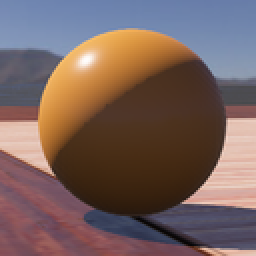
%> input picture Codigo MATLAB/ImageSegmentation_GA/ball.png, 128 x 128 px, shrunk from 294 x 294 before the run (shown 2 times larger)
$ octave main.m   (GNU Octave 9; MATLAB toolbox functions it lacks are replaced by stand-ins)
%> lines starting %> are read from the running program, lines starting %| are printed output that depends on the picture; in (x1, y1, x2, y2) boxes, pixels count from 0 and x2, y2 are one past the last pixel; in counts of white or black regions, pixels touching at a corner belong together; the program's own positions count from 1; long printed decimals are rounded
### Codigo MATLAB/ImageSegmentation_GA/inicializarPoblacion.m
% Inicializar población con individuos aleatorios
function poblacion = inicializarPoblacion(tamanoPoblacion, limitesMin, limitesMax)
    poblacion = rand(tamanoPoblacion, 6);  % Inicializar aleatoriamente
    % Escalar individuos a los límites min y max
    for i = 1:6
        poblacion(:, i) = poblacion(:, i) * (limitesMax(i) - limitesMin(i)) + limitesMin(i);
    end
end

### Codigo MATLAB/ImageSegmentation_GA/evaluarFitnessCompleto.m
function fitness = evaluarFitnessCompleto(poblacion, imgHSV, maskReferencia, imgOriginal)
    tamanoPoblacion = size(poblacion, 1);
    fitness = zeros(tamanoPoblacion, 1);
    edgesOriginal = edge(rgb2gray(imgOriginal), 'Canny');

    for i = 1:tamanoPoblacion
        limites = poblacion(i, :);
        mask = aplicarFiltro(imgHSV, limites);

        % IoU entre la máscara generada y la máscara de referencia
        interseccion = sum(mask & maskReferencia, 'all');
        union = sum(mask | maskReferencia, 'all');
        iou = interseccion / union;

        % Coincidencia de bordes
        edgesMask = edge(mask, 'Canny');
        coincidenciaBordes = sum(edgesOriginal & edgesMask, 'all') / sum(edgesOriginal, 'all');

        % Fitness total, ponderando IoU y coincidencia de bordes
        fitness(i) = 0.7 * iou + 0.3 * coincidenciaBordes;
    end
end

### Codigo MATLAB/ImageSegmentation_GA/aplicarFiltro.m
% Aplicar filtro con los límites de color de un individuo en HSV
function mask = aplicarFiltro(imgHSV, limites)
    % Crear una máscara basada en los límites de HSV dados
    mask = (imgHSV(:, :, 1) >= limites(1)) & (imgHSV(:, :, 1) <= limites(2)) & ...
           (imgHSV(:, :, 2) >= limites(3)) & (imgHSV(:, :, 2) <= limites(4)) & ...
           (imgHSV(:, :, 3) >= limites(5)) & (imgHSV(:, :, 3) <= limites(6));
    mask = imfill(mask, 'holes');  % Rellenar agujeros en la máscara
end

### Codigo MATLAB/ImageSegmentation_GA/main.m
%% Universidad del Valle de Guatemala
% Trabajo de Graduación
% Autor: José Pablo Petion Rivas
% Año: 2024
% Descripción:
% Implementación de algoritmo genético para segementación de imagenes. Este
% AG se encarga de buscar los mejores límites para filtrado, en espació de
% color HSV, como solución del problema a optimizar. Este archivo puede
% implentarse en simulaciones con Webots para visión por computadora.
%% Inicialización para AG
% Configuración de la imagen
img = imread('ball.png');         % Carga la imagen de prueba 1
%> img is the input picture: size 128x128x3 uint8; mean R, G, B 119.5, 97.6, 93.5
% img = imread('bowlingball.jpg');  % Carga la imagen de prueba 2
load referencia.mat
% load referencia1.mat              % Carga al imagen de referencia 1
% load referencia2.mat
maskReferencia = BW;
[height, width, ~] = size(img);
%> height = 128; width = 128

if height ~= size(maskReferencia, 1) && width ~= size(maskReferencia, 2)
    maskReferencia = imresize(maskReferencia, [height, width]);
end
% Convertir la imagen al espacio de color HSV
imgHSV = rgb2hsv(img);
%> imgHSV: size 128x128x3 double; mean H, S, V 0.38, 0.431, 0.521
% Configuración del AG
numGeneraciones = 30;       % Número máximo de generaciones
tamanoPoblacion = 50;       % Tamaño de la población
probMutacion = 0.1;         % Probabilidad de mutación

% Rango de límites de color (en espacio HSV)
limitesMin = [0, 0, 0, 0, 0, 0];   % Valores mínimos para H_min, H_max, S_min, S_max, V_min, V_max
limitesMax = [1, 1, 1, 1, 1, 1];   % Valores máximos para H_min, H_max, S_min, S_max, V_min, V_max

tic;
% Inicialización de la población
poblacion = inicializarPoblacion(tamanoPoblacion, limitesMin, limitesMax);

for gen = 1:numGeneraciones
    % Evaluar fitness de cada individuo en la población
    fitness = evaluarFitnessCompleto(poblacion, imgHSV, maskReferencia, img);

    % Mostrar el mejor fitness en cada generación
    disp(['Generación ' num2str(gen) ': Mejor Fitness = ' num2str(max(fitness))]);

    % Selección y creación de una nueva población
    nuevaPoblacion = [];
    for i = 1:tamanoPoblacion / 2
        % Selección
        [padre1, padre2] = seleccionarPadres(poblacion, fitness);
        % Cruce
        [hijo1, hijo2] = cruce(padre1, padre2);
        % Mutación
        hijo1 = mutar(hijo1, limitesMin, limitesMax, probMutacion);
        hijo2 = mutar(hijo2, limitesMin, limitesMax, probMutacion);
        % Añadir hijos a la nueva población
        nuevaPoblacion = [nuevaPoblacion; hijo1; hijo2];
    end

    % Actualizar la población
    poblacion = nuevaPoblacion;
end
%> this loop made 30 passes
%| Generación 1: Mejor Fitness = 0.05078
%| Generación 2: Mejor Fitness = 0.08748
%| Generación 3: Mejor Fitness = 0.2869
%| Generación 4: Mejor Fitness = 0.4537
%| Generación 5: Mejor Fitness = 0.1445
%| Generación 6: Mejor Fitness = 0.5135
%| Generación 7: Mejor Fitness = 0.04694
%| Generación 8: Mejor Fitness = 0.06956
%> (further printed lines are left out)
%> pass 1, in evaluarFitnessCompleto, `edgesOriginal = edge(rgb2gray(imgOriginal), 'Canny');`:
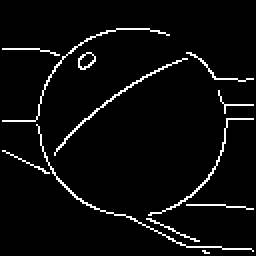
%> edgesOriginal: size 128x128 logical (shown 2 times larger); 4.3% white in thin lines or dots, all inside (x1, y1, x2, y2) = (1, 14, 127, 127)
TimeAG = toc;

% Obtener el mejor individuo después de las generaciones
[Apt_sol, idxMejor] = max(fitness);
%> Apt_sol = 0.68; idxMejor = 7
mejorIndividuo = poblacion(idxMejor, :);
%> mejorIndividuo = [0.0177 0.134 0.0992 0.809 0.155 0.851]

% Segmentación final con los mejores límites
figure(1);
mask = aplicarFiltro(imgHSV, mejorIndividuo);
%> in aplicarFiltro, `mask = (imgHSV(:, :, 1) >= limites(1)) & (imgHSV(:, :, 1) <= limites(2..`:
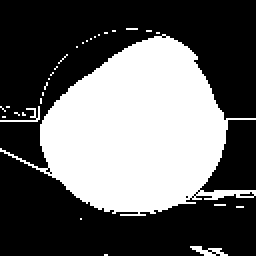
%> mask: size 128x128 logical (shown 2 times larger); 38.7% white; 30 white regions (27 under 20 px), largest, box (x1, y1, x2, y2) and area: (0, 17, 128, 108) 6184, (95, 123, 114, 128) 48, (0, 53, 20, 61) 38
%> in aplicarFiltro, `mask = imfill(mask, 'holes');`: mask: size 128x128 logical; 38.8% white; 30 white regions (27 under 20 px), largest, box (x1, y1, x2, y2) and area: (0, 17, 128, 108) 6203, (95, 123, 114, 128) 52, (0, 53, 20, 61) 38
imshow(mask);
title('Resultado de Segmentación con AG');
% Parametros de rendimiento
%> (the run ends here)
